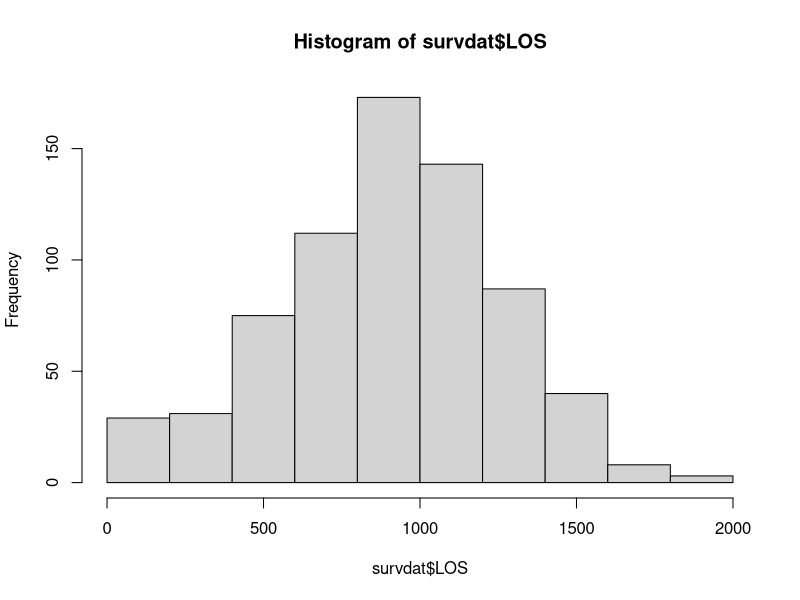
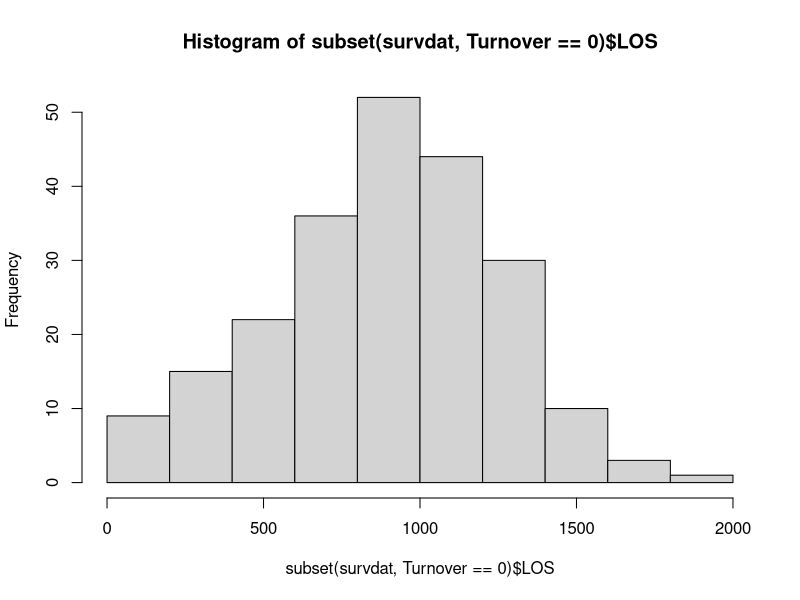
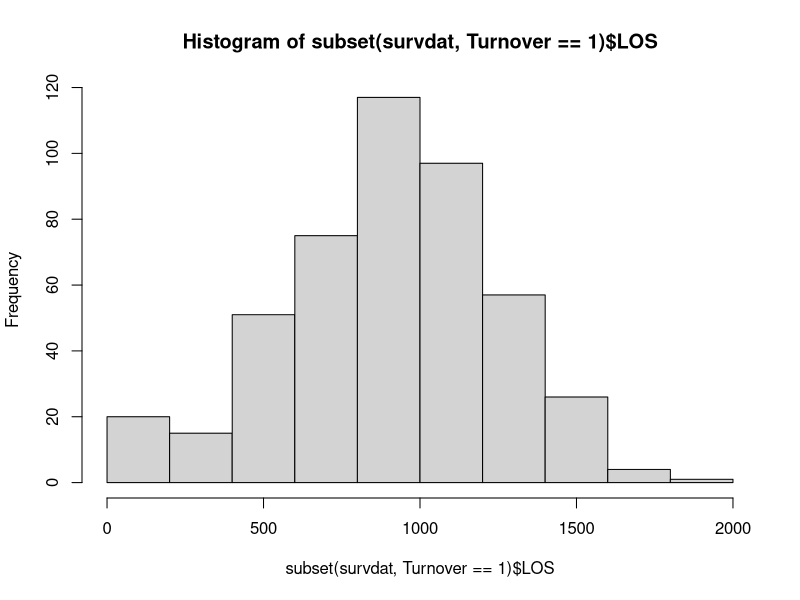
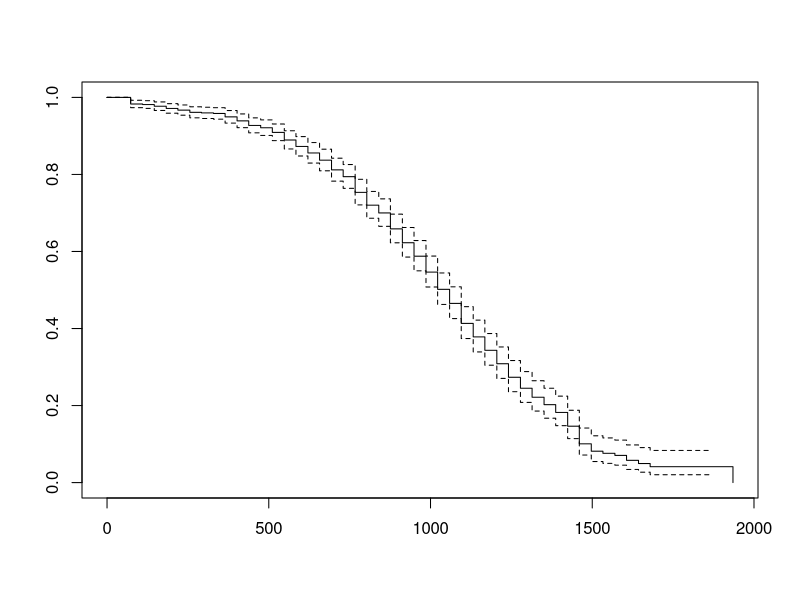
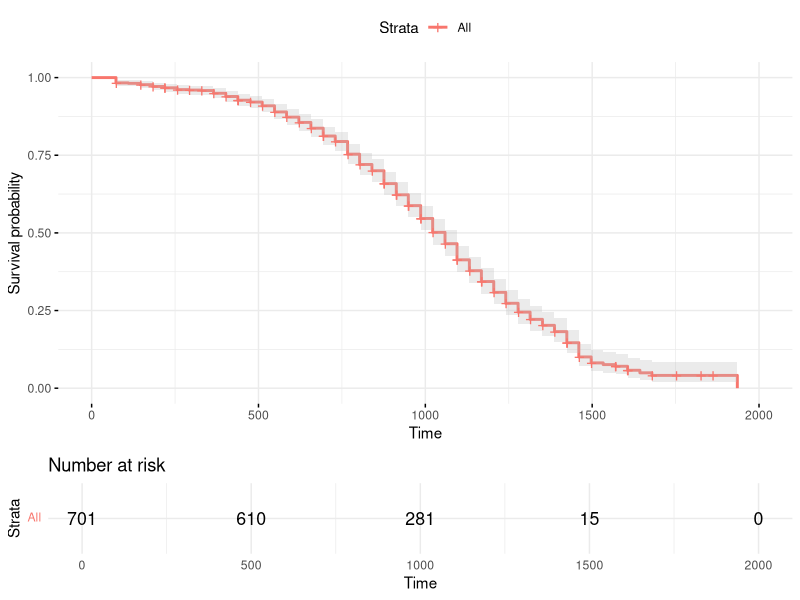
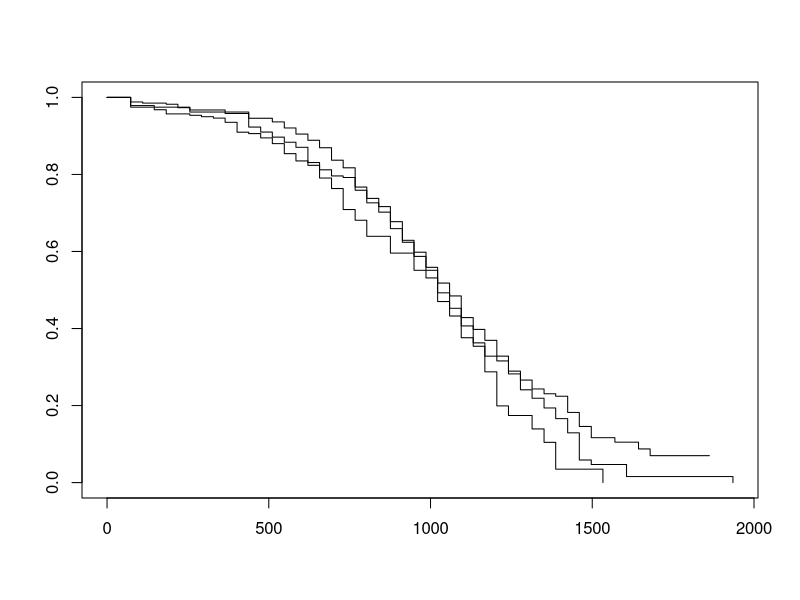
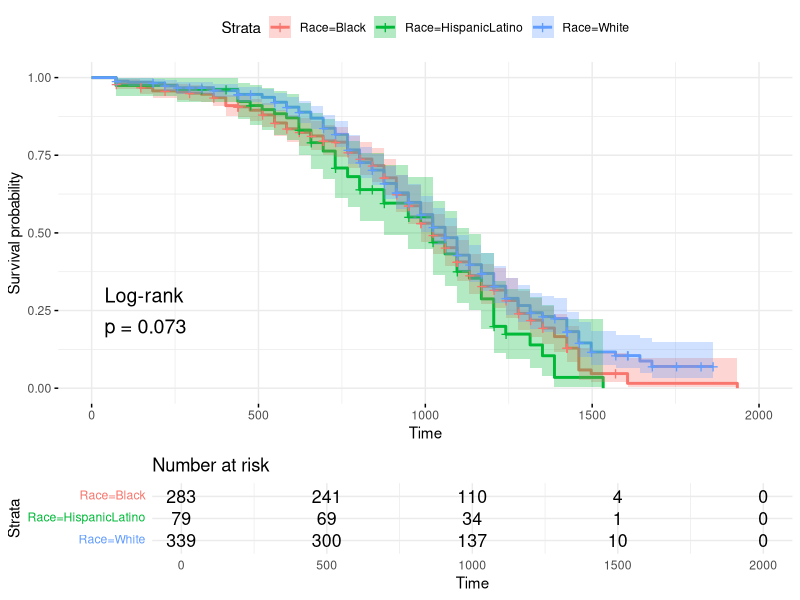

The R script that drew these images, in order:
# Read in the survival data
survdat <- read.csv("Survival_example.csv")

# create sensoring variable (right censoring)
survdat$censored[survdat$Turnover == 1] <- 1
survdat$censored[survdat$Turnover == 0 | survdat$Turnover == 2] <- 0

# Inspect distribution of LOS variable
hist(survdat$LOS)
hist(subset(survdat, Turnover == 0)$LOS)
hist(subset(survdat, Turnover == 1)$LOS)

# Kaplan-Meier Analysis - life table
library(survival)

# specify KM analysis model
km_fit1 <- survfit(Surv(LOS, censored) ~ 1, # first argument = time to event variable, second 
                   data = survdat,          # argument = survival function. Adding 1 after tilda 
                   type = "kaplan-meier")   # makes null model, if you want a categorical variable, add it there.
print(km_fit1)
# for entire span of study survival rate
## 701 observations
## 463 is the number of people who quit the organisation
## 1059 is the median number of days before quitting the organisation

# summarise km analysis results using default time intervals and create life table
summary(km_fit1)

# summarise km analysis results be prespecified time intervals and creat life table
summary(km_fit1, times = c(30, 60, 90*(1:30))) # specifies time intervals of interest (90 day increments)

# plot cumulative survival rates (probabilities)
plot(km_fit1) # x-axis is LOS, y axis is survival.

# Aestically pleasing plots
library(survminer)

ggsurvplot(km_fit1, data = survdat, risk.table = T, conf.int = T,
           ggtheme = theme_minimal()) # strata = non-independent groups of people

# Kaplan-Meier Analysis - life table
library(survival)

# specify KM analysis model with a categorical covariate
km_fit2 <- survfit(Surv(LOS, censored) ~ Race, # first argument = time to event variable, second 
                   data = survdat,          # argument = survival function. Adding 1 after tilda 
                   type = "kaplan-meier")   # makes null model, if you want a categorical variable, add it there.
print(km_fit2)

# summarise km analysis results using default time intervals and create life table
summary(km_fit2)

# summarise km analysis results be prespecified time intervals and creat life table
summary(km_fit2, times = c(30, 60, 90*(1:30))) # specifies time intervals of interest (90 day increments)

# plot cumulative survival rates (probabilities)
plot(km_fit2) # x-axis is LOS, y axis is survival.

# Aestically pleasing plots
ggsurvplot(km_fit2, data = survdat, risk.table = T, conf.int = T, # are the cumulative survival rate curves 
           pval = T, pval.method = T,                             # different between the races, pval.method = T = default is log rank methd 
           ggtheme = theme_minimal())

# estimate cox proportional hazards (ph) model (cox regression model)
cox_reg1 <- coxph(Surv(LOS, censored) ~ Race,
                  data = survdat) # dont interpret the second lines of information if the p-values of the first lines are not significant
print(cox_reg1)
summary(cox_reg1)
# Concordance score = the performance of the model = how well did the model predict the survival rate
# = proportion of pairs of individuals that quit job and how well the model predicted it
# a concordance of 0.5 means that model does no better than chance (50% chance of model getting this correct)
# concordance of 0.522 = that the race categorical variable slighly inproves the accuracy of our 
# predictions but not by too much (better than nothing)

## LOG RANK TEST IS RECOMMENED FOR SMALLER SAMPLE SIZES!!!!!!!!!!!!!!!
# the model with the race covariate does not perform significantly better than a model with no covariates.

# estimate cox proportional hazards (ph) model (cox regression model)
cox_reg2 <- coxph(Surv(LOS, censored) ~ Race + Pay_hourly + Pay_sat,
                  data = survdat) # don't interpret the second lines of information if the p-values of the first lines are not significant
print(cox_reg2)
summary(cox_reg2) # pay satisfactions data had 38 missing observations

# what is the hazard ratio?
# Harzard ratio = exp(-0.10971) = 0.8961
# 1 - HR = 1 - 0.8961 =  0.1039 = the risk of an individual quitting their job will decrease by 10.4% 
# for every additional dollar in hourly pay that the individual earned.

# reciprocal of HR = 1 / 0.8961 = 1.1160 = risk of staying in the organisation will increase 1.116 times 
# for every additional dollar of hourly payed earned. If you do present the reciprocal, you should defintiely 
# report the HR because the confidence intervals are related to the HR and not the reciprocal.

## CHOOSE WHAT IS EASIEST TO EXPLAIN TO PEOPLE

# write out the above in equation format
# hypothetical values for a hispranic latino person who makes 16$ per hour and is satisfied with their pay
RaceHL <- 1
RaceW <- 0
PayHour <- 16.00
PaySat <- 4.00
log_overallrisk <- .121*RaceHL -.044*RaceW -.110*PayHour + .141*PaySat
print(log_overallrisk)
exp(log_overallrisk) # the overall risk of quitting their job is 65.1% (1 - 0.3412978 = 0.6587022)
                     # less likely to quit their job when compared to an individual with scores of zero
                     # in each of the covariates in the model.

# making covariates more meaningful
# grand-mean centre continuous covariates
survdat$c_Pay_hourly <- scale(survdat$Pay_hourly, center = T, scale = F) # now model will compare to the average not 0 which is meaningless
survdat$c_Pay_sat <- scale(survdat$Pay_sat, center = T, scale = F)# now model will compare to the average not 0 which is meaningless

# Change reference group to HispanicLatino for categorical covariate by reordering levels
survdat$HL_Race <- factor(survdat$Race, levels = c("HispanicLatino", "Black", "White"))

# Estimate Cox proportional hazard model with categorical & continuous covariates
cox_reg3 <- coxph(Surv(LOS, censored) ~ HL_Race + c_Pay_hourly + c_Pay_sat,
                  data = survdat)
summary(cox_reg3)

# hypothetical values for a hispranic latino person who makes 16$ per hour and is satisfied with their pay
RaceB <- 0 # HL is now the reference group - they identify as HL, not W or B
RaceW <- 0
PayHour <- 16.00 - mean(survdat$Pay_hourly, na.rm = T) # drop people with missing data (na.rm)
PayHour # this person has above average pay - the number is positive
PaySat <- 4.00 - mean(survdat$Pay_sat, na.rm = T) # drop people with missing data (na.rm)
PaySat # this person has above average pay satisfaction - the number is positive

log_overallrisk <- -.121*RaceB -.165*RaceW -.110*PayHour + .141*PaySat
print(log_overallrisk) # -0.1623714
exp(log_overallrisk) # the overall risk of quitting their job is 15% (1 - 0.8501254 = 0.1498746)
# less likely to quit their job when compared to an individual with scores of zero
# in each of the covariates in the model (i.e., compared to hispanicLatinos with average hourly pay 
# and have average levels of pay satisfaction).

# Nested model comparisons (using anova)
cox_reg1 # 701 individuals in the sample size
cox_reg2 # sample is 663 (38 individuals removed)

library(tidyr)

# estimate cox proportional hazards (ph) model (cox regression model)
cox_reg1 <- coxph(Surv(LOS, censored) ~ Race,
                  data = drop_na(survdat, LOS, censored, Race, Pay_hourly, Pay_sat)) # dont interpret the second lines of information if the p-values of the first lines are not significant
summary(cox_reg1)
# estimate cox proportional hazards (ph) model (cox regression model)
cox_reg2 <- coxph(Surv(LOS, censored) ~ Race + Pay_hourly + Pay_sat,
                  data = drop_na(survdat, LOS, censored, Race, Pay_hourly, Pay_sat)) # don't interpret the second lines of information if the p-values of the first lines are not significant
summary(cox_reg2)

anova(cox_reg1, cox_reg2) # cox_reg2 = full model = is better than the smaller nested model
